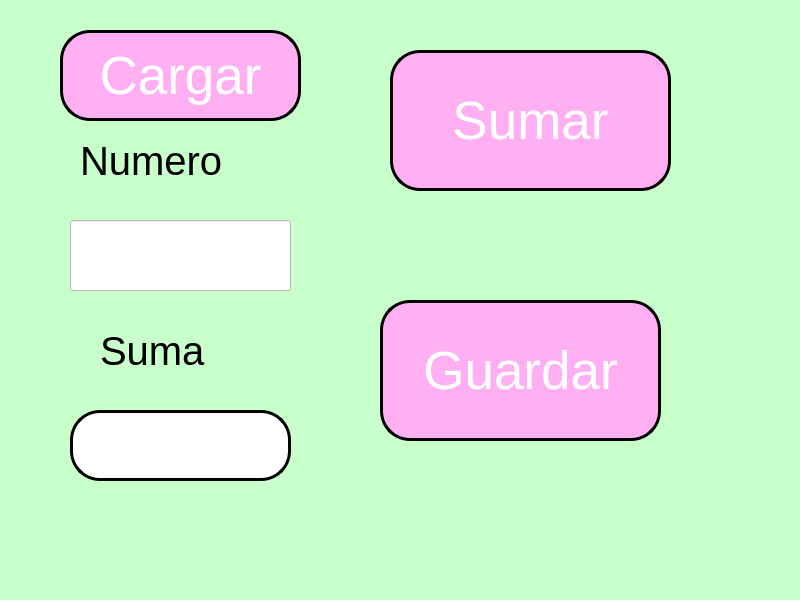
<?xml version="1.0" encoding="UTF-8"?>
<ui version="4.0">
 <class>MainWindow</class>
 <widget class="QMainWindow" name="MainWindow">
  <property name="geometry">
   <rect>
    <x>0</x>
    <y>0</y>
    <width>800</width>
    <height>600</height>
   </rect>
  </property>
  <property name="windowTitle">
   <string>MainWindow</string>
  </property>
  <property name="styleSheet">
   <string notr="true">background-color: rgb(170, 255, 255);
background-color: rgb(201, 255, 203);</string>
  </property>
  <widget class="QWidget" name="centralwidget">
   <widget class="QPushButton" name="btn_agregar">
    <property name="geometry">
     <rect>
      <x>390</x>
      <y>50</y>
      <width>281</width>
      <height>141</height>
     </rect>
    </property>
    <property name="font">
     <font>
      <pointsize>40</pointsize>
     </font>
    </property>
    <property name="styleSheet">
     <string notr="true">background-color:rgb(9,121,163);
background-color: rgb(255, 175, 242);
color:rgb(255,255,255);
border-radius: 30px;
border: 3px solid black;</string>
    </property>
    <property name="text">
     <string>Sumar</string>
    </property>
   </widget>
   <widget class="QLineEdit" name="txt_numero">
    <property name="geometry">
     <rect>
      <x>70</x>
      <y>220</y>
      <width>221</width>
      <height>71</height>
     </rect>
    </property>
    <property name="font">
     <font>
      <pointsize>40</pointsize>
     </font>
    </property>
    <property name="styleSheet">
     <string notr="true">background-color: rgb(255, 255, 255);</string>
    </property>
    <property name="text">
     <string/>
    </property>
    <property name="alignment">
     <set>Qt::AlignCenter</set>
    </property>
   </widget>
   <widget class="QLabel" name="label">
    <property name="geometry">
     <rect>
      <x>80</x>
      <y>140</y>
      <width>171</width>
      <height>41</height>
     </rect>
    </property>
    <property name="font">
     <font>
      <pointsize>30</pointsize>
     </font>
    </property>
    <property name="text">
     <string>Numero</string>
    </property>
   </widget>
   <widget class="QLabel" name="label_2">
    <property name="geometry">
     <rect>
      <x>100</x>
      <y>330</y>
      <width>141</width>
      <height>41</height>
     </rect>
    </property>
    <property name="font">
     <font>
      <pointsize>30</pointsize>
     </font>
    </property>
    <property name="text">
     <string>Suma</string>
    </property>
   </widget>
   <widget class="QLineEdit" name="txt_suma">
    <property name="geometry">
     <rect>
      <x>70</x>
      <y>410</y>
      <width>221</width>
      <height>71</height>
     </rect>
    </property>
    <property name="font">
     <font>
      <pointsize>40</pointsize>
     </font>
    </property>
    <property name="styleSheet">
     <string notr="true">background-color: rgb(255, 255, 255);
border-radius: 30px;
border: 3px solid black;</string>
    </property>
    <property name="text">
     <string/>
    </property>
    <property name="alignment">
     <set>Qt::AlignCenter</set>
    </property>
   </widget>
   <widget class="QPushButton" name="btn_guardar">
    <property name="geometry">
     <rect>
      <x>380</x>
      <y>300</y>
      <width>281</width>
      <height>141</height>
     </rect>
    </property>
    <property name="font">
     <font>
      <pointsize>40</pointsize>
     </font>
    </property>
    <property name="styleSheet">
     <string notr="true">background-color:rgb(9,121,163);
background-color: rgb(255, 175, 242);
color:rgb(255,255,255);
border-radius: 30px;
border: 3px solid black;</string>
    </property>
    <property name="text">
     <string>Guardar</string>
    </property>
   </widget>
   <widget class="QPushButton" name="btn_cargar">
    <property name="geometry">
     <rect>
      <x>60</x>
      <y>30</y>
      <width>241</width>
      <height>91</height>
     </rect>
    </property>
    <property name="font">
     <font>
      <pointsize>40</pointsize>
     </font>
    </property>
    <property name="styleSheet">
     <string notr="true">background-color:rgb(9,121,163);
background-color: rgb(255, 175, 242);
color:rgb(255,255,255);
border-radius: 30px;
border: 3px solid black;</string>
    </property>
    <property name="text">
     <string>Cargar</string>
    </property>
   </widget>
  </widget>
  <widget class="QMenuBar" name="menubar">
   <property name="geometry">
    <rect>
     <x>0</x>
     <y>0</y>
     <width>800</width>
     <height>26</height>
    </rect>
   </property>
  </widget>
  <widget class="QStatusBar" name="statusbar"/>
 </widget>
 <resources/>
 <connections/>
</ui>
